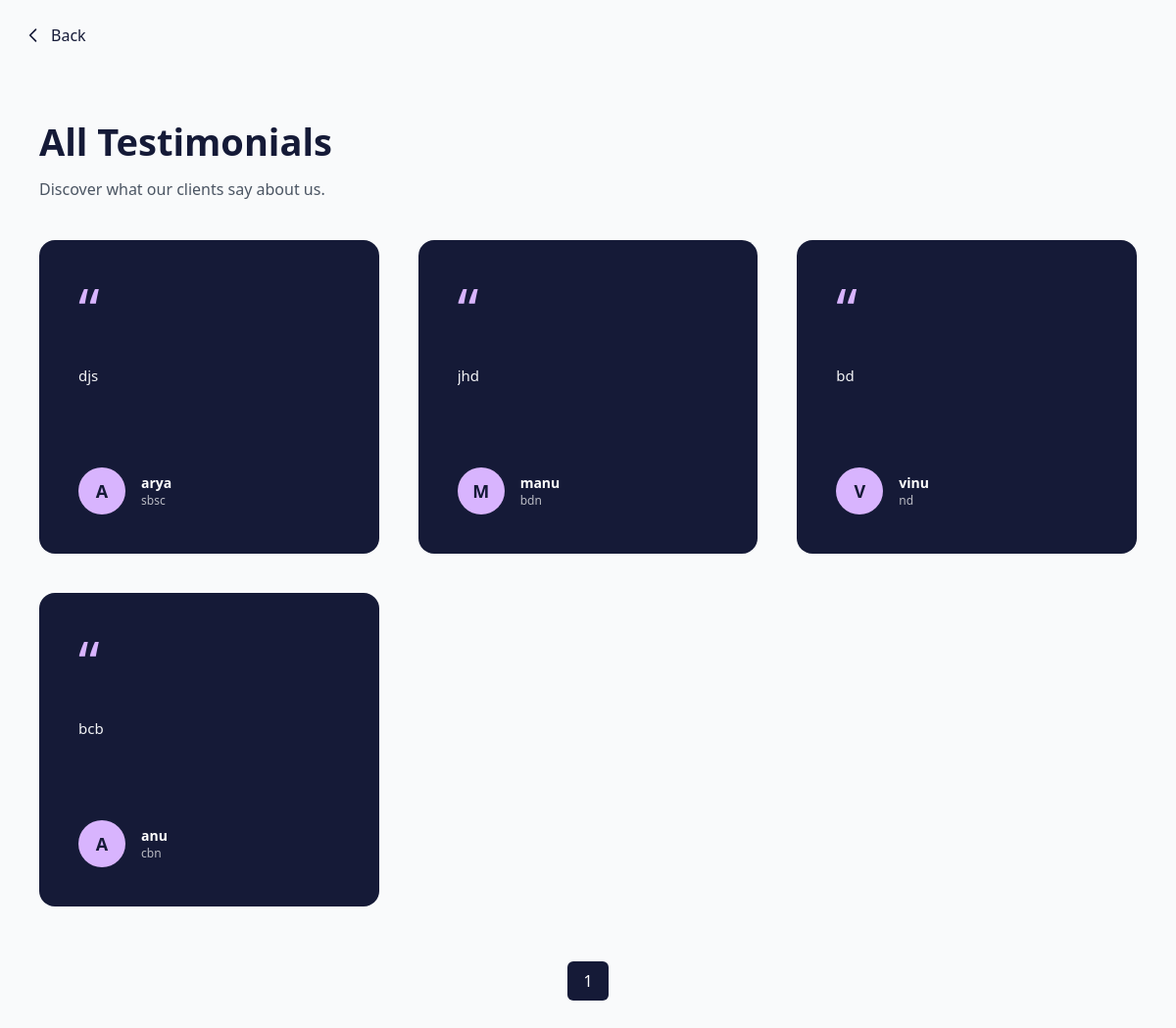
/testimonials/, run on an earlier commit of the app's database.
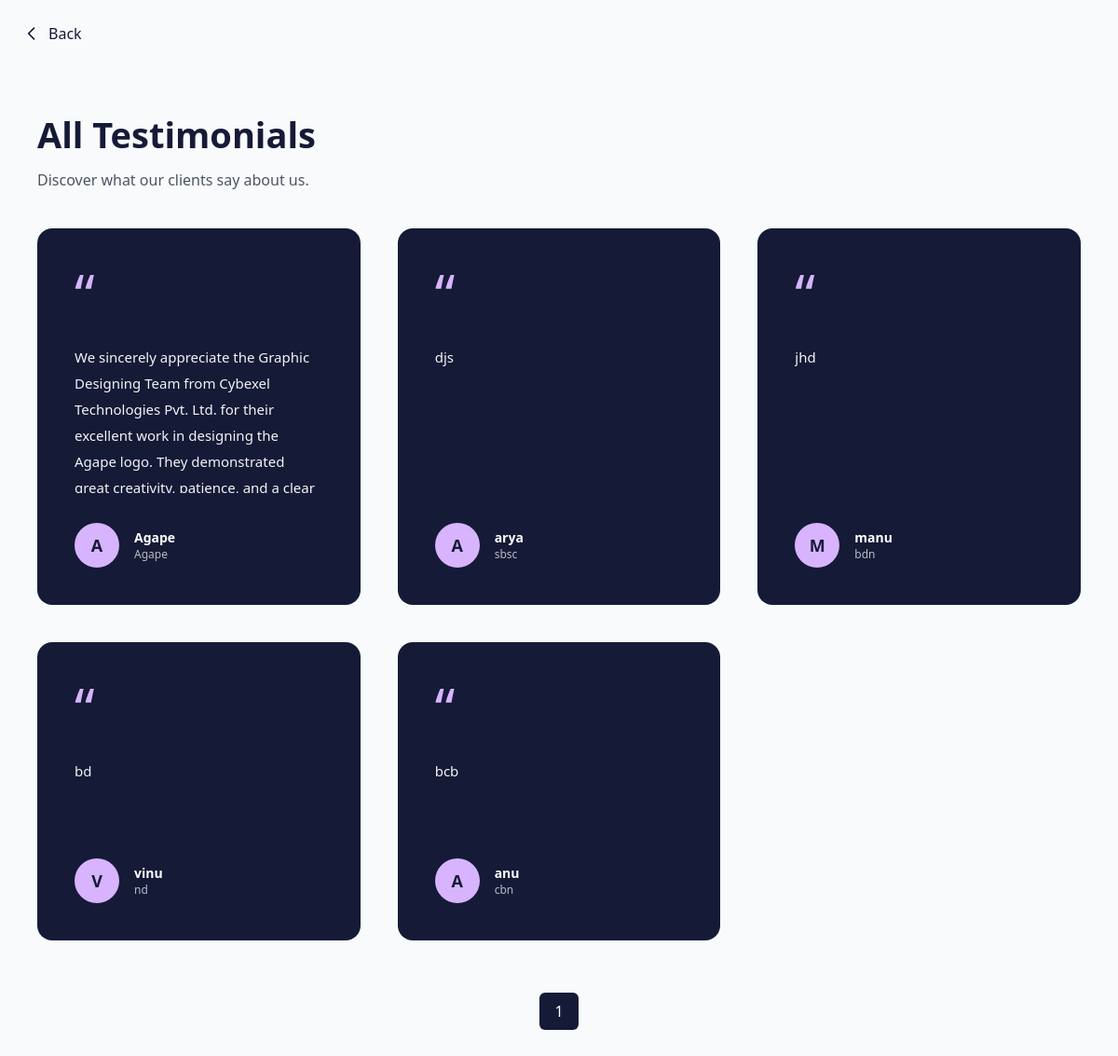
And on a later commit of the database.
### cybexelapp/models.py (models this page shows, shortened)
class Testimonial(models.Model):
    name = models.CharField(max_length=100)
    designation = models.CharField(max_length=150)
    message = models.TextField()
    image = models.ImageField(upload_to="testimonials/", blank=True, null=True)
    created_at = models.DateTimeField(auto_now_add=True)

### cybexelapp/views.py (the view)
# urls.py: path("testimonials/", views.testimonials, name="testimonials"),
def testimonials(request):
    testimonials_qs = Testimonial.objects.all().order_by("-created_at")
    paginator = Paginator(testimonials_qs, 9)   # 9 per page
    page_number = request.GET.get("page")
    page_obj = paginator.get_page(page_number)
    return render(request, "testimonials.html", {
        "page_obj": page_obj
    })

### cybexelapp/templates/testimonials.html (shortened to what this page needs)
{% load static %}
<!DOCTYPE html>
<html lang="en">
<head>
<script src="https://cdn.tailwindcss.com"></script>
</head>
<body class="bg-gray-50">
<div class="max-w-[1400px] mx-auto px-6 pt-6">
  <a href="javascript:history.back()"
     class="inline-flex items-center gap-2 text-[#151a37] hover:text-[#d6a537] transition font-medium">
    <svg xmlns="http://www.w3.org/2000/svg" class="w-5 h-5" fill="none" viewBox="0 0 24 24" stroke="currentColor">
      <path stroke-linecap="round" stroke-linejoin="round" stroke-width="2"
        d="M15 19l-7-7 7-7" />
    </svg>
    Back
  </a>
</div>
<section class="max-w-[1400px] mx-auto px-6 lg:px-10 py-16">
  <div class="mb-10">
    <h2 class="text-[30px] md:text-[38px] font-semibold text-[#151a37]">
      All Testimonials
    </h2>
    <p class="text-gray-600 mt-2">
      Discover what our clients say about us.
    </p>
  </div>
  <div class="grid grid-cols-1 sm:grid-cols-2 lg:grid-cols-3 gap-10">
    {% for t in page_obj %}
    <div class="bg-[#151a37] rounded-2xl p-10 text-white min-h-[320px] flex flex-col justify-between hover:-translate-y-1 transition">
      <div>
        <div class="text-purple-300 text-6xl mb-6">“</div>
       <p class="text-[15px] leading-7 text-gray-100 text-left break-words whitespace-normal
          max-h-40 overflow-y-auto pr-2">
  {{ t.message|truncatewords:40|linebreaksbr }}
</p>
      </div>
<div class="flex items-center gap-4 mt-8">
  {% if t.image %}
    <img src="{{ t.image.url }}"
         class="w-12 h-12 rounded-full object-cover border border-white/20">
  {% else %}
    <div class="w-12 h-12 rounded-full bg-purple-300
                flex items-center justify-center
                text-lg font-bold text-[#151a37] uppercase">
      {{ t.name|slice:":1" }}
    </div>
  {% endif %}
  <div>
    <p class="text-sm font-semibold">{{ t.name }}</p>
    <p class="text-xs opacity-70">{{ t.designation }}</p>
  </div>
</div>
    </div>
    {% empty %}
      <p class="col-span-full text-center text-gray-500">
        No testimonials available.
      </p>
    {% endfor %}
  </div>
  <div class="flex justify-center items-center gap-2 mt-14 flex-wrap">
    {% for num in page_obj.paginator.page_range %}
      {% if page_obj.number == num %}
        <span class="px-4 py-2 bg-[#151a37] text-white rounded-md">
          {{ num }}
        </span>
      {% else %}
        <a href="?page={{ num }}"
           class="px-4 py-2 border rounded-md hover:bg-gray-100">
          {{ num }}
        </a>
      {% endif %}
    {% endfor %}
  </div>
</section>
</body>
</html>

What changed in the data, as far as the page shows it:
added Testimonial: message "We sincerely appreciate the Graphic Designing Team from Cybexel Technologies Pvt. Ltd. for their excellent work in designing the Agape logo. They demonstrated great creativity, patience, and a clear…", name "A", name "Agape", designation "Agape"
